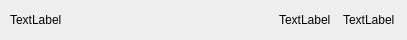
<?xml version="1.0" encoding="UTF-8"?>
<ui version="4.0">
 <class>ChooseWidget</class>
 <widget class="QWidget" name="ChooseWidget">
  <property name="geometry">
   <rect>
    <x>0</x>
    <y>0</y>
    <width>407</width>
    <height>40</height>
   </rect>
  </property>
  <property name="minimumSize">
   <size>
    <width>0</width>
    <height>40</height>
   </size>
  </property>
  <property name="maximumSize">
   <size>
    <width>16777215</width>
    <height>40</height>
   </size>
  </property>
  <property name="windowTitle">
   <string>Form</string>
  </property>
  <layout class="QHBoxLayout" name="horizontalLayout">
   <property name="spacing">
    <number>12</number>
   </property>
   <property name="leftMargin">
    <number>10</number>
   </property>
   <property name="topMargin">
    <number>0</number>
   </property>
   <property name="rightMargin">
    <number>12</number>
   </property>
   <property name="bottomMargin">
    <number>0</number>
   </property>
   <item>
    <widget class="QLabel" name="label_text">
     <property name="text">
      <string>TextLabel</string>
     </property>
    </widget>
   </item>
   <item>
    <spacer name="horizontalSpacer">
     <property name="orientation">
      <enum>Qt::Horizontal</enum>
     </property>
     <property name="sizeHint" stdset="0">
      <size>
       <width>151</width>
       <height>17</height>
      </size>
     </property>
    </spacer>
   </item>
   <item>
    <widget class="QLabel" name="label_name">
     <property name="text">
      <string>TextLabel</string>
     </property>
    </widget>
   </item>
   <item>
    <widget class="QLabel" name="label_arrow">
     <property name="text">
      <string>TextLabel</string>
     </property>
    </widget>
   </item>
  </layout>
 </widget>
 <resources/>
 <connections/>
</ui>
